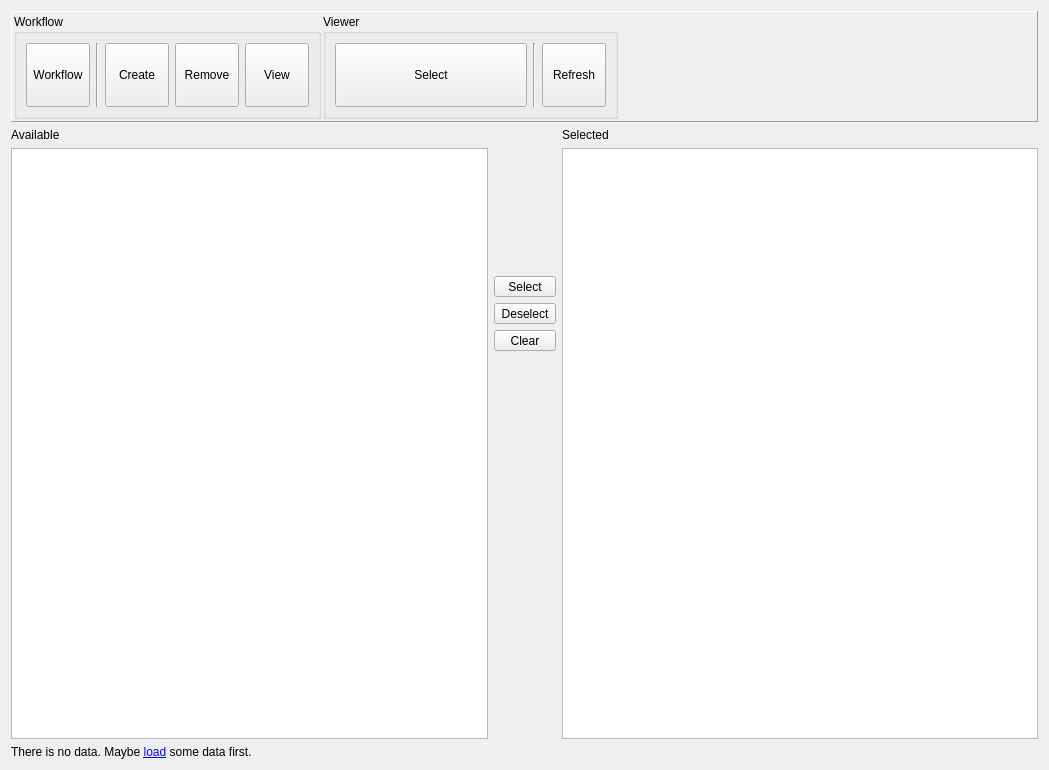
<?xml version="1.0" encoding="UTF-8"?>
<ui version="4.0">
 <class>Dialog</class>
 <widget class="QDialog" name="Dialog">
  <property name="geometry">
   <rect>
    <x>0</x>
    <y>0</y>
    <width>1049</width>
    <height>770</height>
   </rect>
  </property>
  <property name="windowTitle">
   <string>Dialog</string>
  </property>
  <layout class="QVBoxLayout" name="verticalLayout">
   <item>
    <widget class="QFrame" name="frame">
     <property name="frameShape">
      <enum>QFrame::Panel</enum>
     </property>
     <property name="frameShadow">
      <enum>QFrame::Raised</enum>
     </property>
     <layout class="QHBoxLayout" name="horizontalLayout">
      <property name="spacing">
       <number>2</number>
      </property>
      <property name="leftMargin">
       <number>2</number>
      </property>
      <property name="topMargin">
       <number>2</number>
      </property>
      <property name="rightMargin">
       <number>2</number>
      </property>
      <property name="bottomMargin">
       <number>2</number>
      </property>
      <item>
       <widget class="QGroupBox" name="GRP_WORKFLOW">
        <property name="title">
         <string>Workflow</string>
        </property>
        <layout class="QHBoxLayout" name="horizontalLayout_2">
         <item>
          <widget class="QToolButton" name="BTN_WORKFLOW">
           <property name="minimumSize">
            <size>
             <width>64</width>
             <height>64</height>
            </size>
           </property>
           <property name="maximumSize">
            <size>
             <width>64</width>
             <height>64</height>
            </size>
           </property>
           <property name="text">
            <string>Workflow</string>
           </property>
           <property name="icon">
            <iconset resource="../../../../../../intermake/intermake/hosts/frontends/gui_qt/designer/resource_files/resources.qrc">
             <normaloff>:/intermake/dropdown.svg</normaloff>:/intermake/dropdown.svg</iconset>
           </property>
           <property name="iconSize">
            <size>
             <width>32</width>
             <height>32</height>
            </size>
           </property>
           <property name="toolButtonStyle">
            <enum>Qt::ToolButtonTextUnderIcon</enum>
           </property>
          </widget>
         </item>
         <item>
          <widget class="Line" name="line_3">
           <property name="orientation">
            <enum>Qt::Vertical</enum>
           </property>
          </widget>
         </item>
         <item>
          <widget class="QToolButton" name="BTN_CREATE">
           <property name="minimumSize">
            <size>
             <width>64</width>
             <height>64</height>
            </size>
           </property>
           <property name="maximumSize">
            <size>
             <width>64</width>
             <height>64</height>
            </size>
           </property>
           <property name="text">
            <string>Create</string>
           </property>
           <property name="icon">
            <iconset resource="../resources/resources.qrc">
             <normaloff>:/groot/create.svg</normaloff>:/groot/create.svg</iconset>
           </property>
           <property name="iconSize">
            <size>
             <width>32</width>
             <height>32</height>
            </size>
           </property>
           <property name="toolButtonStyle">
            <enum>Qt::ToolButtonTextUnderIcon</enum>
           </property>
          </widget>
         </item>
         <item>
          <widget class="QToolButton" name="BTN_REMOVE">
           <property name="minimumSize">
            <size>
             <width>64</width>
             <height>64</height>
            </size>
           </property>
           <property name="maximumSize">
            <size>
             <width>64</width>
             <height>64</height>
            </size>
           </property>
           <property name="text">
            <string>Remove</string>
           </property>
           <property name="icon">
            <iconset resource="../resources/resources.qrc">
             <normaloff>:/groot/remove.svg</normaloff>:/groot/remove.svg</iconset>
           </property>
           <property name="iconSize">
            <size>
             <width>32</width>
             <height>32</height>
            </size>
           </property>
           <property name="toolButtonStyle">
            <enum>Qt::ToolButtonTextUnderIcon</enum>
           </property>
          </widget>
         </item>
         <item>
          <widget class="QToolButton" name="BTN_VIEW">
           <property name="minimumSize">
            <size>
             <width>64</width>
             <height>64</height>
            </size>
           </property>
           <property name="maximumSize">
            <size>
             <width>64</width>
             <height>64</height>
            </size>
           </property>
           <property name="text">
            <string>View</string>
           </property>
           <property name="icon">
            <iconset resource="../resources/resources.qrc">
             <normaloff>:/groot/view.svg</normaloff>:/groot/view.svg</iconset>
           </property>
           <property name="iconSize">
            <size>
             <width>32</width>
             <height>32</height>
            </size>
           </property>
           <property name="toolButtonStyle">
            <enum>Qt::ToolButtonTextUnderIcon</enum>
           </property>
          </widget>
         </item>
        </layout>
       </widget>
      </item>
      <item>
       <widget class="QGroupBox" name="groupBox_2">
        <property name="title">
         <string>Viewer</string>
        </property>
        <layout class="QHBoxLayout" name="horizontalLayout_3">
         <item>
          <widget class="QToolButton" name="BTN_CHANGE_SELECTION">
           <property name="minimumSize">
            <size>
             <width>192</width>
             <height>64</height>
            </size>
           </property>
           <property name="maximumSize">
            <size>
             <width>192</width>
             <height>64</height>
            </size>
           </property>
           <property name="toolTip">
            <string>&lt;html&gt;&lt;head/&gt;&lt;body&gt;&lt;p&gt;Switch to edge edit mode.&lt;/p&gt;&lt;/body&gt;&lt;/html&gt;</string>
           </property>
           <property name="statusTip">
            <string>Remove edge</string>
           </property>
           <property name="text">
            <string>Select</string>
           </property>
           <property name="icon">
            <iconset resource="../resources/resources.qrc">
             <normaloff>:/groot/check.svg</normaloff>:/groot/check.svg</iconset>
           </property>
           <property name="iconSize">
            <size>
             <width>32</width>
             <height>32</height>
            </size>
           </property>
           <property name="toolButtonStyle">
            <enum>Qt::ToolButtonTextBesideIcon</enum>
           </property>
          </widget>
         </item>
         <item>
          <widget class="Line" name="line_2">
           <property name="orientation">
            <enum>Qt::Vertical</enum>
           </property>
          </widget>
         </item>
         <item>
          <widget class="QToolButton" name="BTN_REFRESH">
           <property name="minimumSize">
            <size>
             <width>64</width>
             <height>64</height>
            </size>
           </property>
           <property name="maximumSize">
            <size>
             <width>64</width>
             <height>64</height>
            </size>
           </property>
           <property name="toolTip">
            <string>&lt;html&gt;&lt;head/&gt;&lt;body&gt;&lt;p&gt;Switch to edge edit mode.&lt;/p&gt;&lt;/body&gt;&lt;/html&gt;</string>
           </property>
           <property name="statusTip">
            <string>Remove edge</string>
           </property>
           <property name="text">
            <string>Refresh</string>
           </property>
           <property name="icon">
            <iconset resource="../resources/resources.qrc">
             <normaloff>:/groot/refresh.svg</normaloff>:/groot/refresh.svg</iconset>
           </property>
           <property name="iconSize">
            <size>
             <width>32</width>
             <height>32</height>
            </size>
           </property>
           <property name="toolButtonStyle">
            <enum>Qt::ToolButtonTextUnderIcon</enum>
           </property>
          </widget>
         </item>
        </layout>
       </widget>
      </item>
      <item>
       <spacer name="horizontalSpacer">
        <property name="orientation">
         <enum>Qt::Horizontal</enum>
        </property>
        <property name="sizeHint" stdset="0">
         <size>
          <width>40</width>
          <height>20</height>
         </size>
        </property>
       </spacer>
      </item>
     </layout>
    </widget>
   </item>
   <item>
    <layout class="QGridLayout" name="gridLayout">
     <item row="0" column="0">
      <widget class="QLabel" name="LBL_ALL">
       <property name="text">
        <string>Available</string>
       </property>
      </widget>
     </item>
     <item row="1" column="0">
      <widget class="QTreeWidget" name="LST_ALL">
       <attribute name="headerVisible">
        <bool>false</bool>
       </attribute>
       <column>
        <property name="text">
         <string notr="true">1</string>
        </property>
       </column>
      </widget>
     </item>
     <item row="1" column="1">
      <layout class="QVBoxLayout" name="verticalLayout_2">
       <item>
        <spacer name="verticalSpacer_2">
         <property name="orientation">
          <enum>Qt::Vertical</enum>
         </property>
         <property name="sizeType">
          <enum>QSizePolicy::Preferred</enum>
         </property>
         <property name="sizeHint" stdset="0">
          <size>
           <width>0</width>
           <height>128</height>
          </size>
         </property>
        </spacer>
       </item>
       <item>
        <widget class="QToolButton" name="BTN_SELECT">
         <property name="sizePolicy">
          <sizepolicy hsizetype="Minimum" vsizetype="Fixed">
           <horstretch>0</horstretch>
           <verstretch>0</verstretch>
          </sizepolicy>
         </property>
         <property name="text">
          <string>Select</string>
         </property>
         <property name="icon">
          <iconset resource="../resources/resources.qrc">
           <normaloff>:/groot/create.svg</normaloff>:/groot/create.svg</iconset>
         </property>
         <property name="toolButtonStyle">
          <enum>Qt::ToolButtonTextBesideIcon</enum>
         </property>
        </widget>
       </item>
       <item>
        <widget class="QToolButton" name="BTN_DESELECT">
         <property name="sizePolicy">
          <sizepolicy hsizetype="Minimum" vsizetype="Fixed">
           <horstretch>0</horstretch>
           <verstretch>0</verstretch>
          </sizepolicy>
         </property>
         <property name="text">
          <string>Deselect</string>
         </property>
         <property name="icon">
          <iconset resource="../resources/resources.qrc">
           <normaloff>:/groot/remove.svg</normaloff>:/groot/remove.svg</iconset>
         </property>
         <property name="toolButtonStyle">
          <enum>Qt::ToolButtonTextBesideIcon</enum>
         </property>
        </widget>
       </item>
       <item>
        <widget class="QToolButton" name="BTN_CLEAR">
         <property name="sizePolicy">
          <sizepolicy hsizetype="Minimum" vsizetype="Fixed">
           <horstretch>0</horstretch>
           <verstretch>0</verstretch>
          </sizepolicy>
         </property>
         <property name="text">
          <string>Clear</string>
         </property>
         <property name="icon">
          <iconset resource="../resources/resources.qrc">
           <normaloff>:/groot/select.svg</normaloff>:/groot/select.svg</iconset>
         </property>
         <property name="toolButtonStyle">
          <enum>Qt::ToolButtonTextBesideIcon</enum>
         </property>
        </widget>
       </item>
       <item>
        <spacer name="verticalSpacer">
         <property name="orientation">
          <enum>Qt::Vertical</enum>
         </property>
         <property name="sizeHint" stdset="0">
          <size>
           <width>0</width>
           <height>40</height>
          </size>
         </property>
        </spacer>
       </item>
      </layout>
     </item>
     <item row="1" column="2">
      <widget class="QTreeWidget" name="LST_SELECTED">
       <attribute name="headerVisible">
        <bool>false</bool>
       </attribute>
       <column>
        <property name="text">
         <string notr="true">1</string>
        </property>
       </column>
      </widget>
     </item>
     <item row="0" column="2">
      <widget class="QLabel" name="LBL_SELECTED">
       <property name="text">
        <string>Selected</string>
       </property>
      </widget>
     </item>
    </layout>
   </item>
   <item>
    <widget class="QLabel" name="LBL_NO_DATA_WARNING">
     <property name="text">
      <string>&lt;html&gt;&lt;head/&gt;&lt;body&gt;&lt;p&gt;There is no data. Maybe &lt;a href=&quot;action:view_open_file&quot;&gt;load&lt;/a&gt; some data first.&lt;/p&gt;&lt;/body&gt;&lt;/html&gt;</string>
     </property>
     <property name="style" stdset="0">
      <string>warning</string>
     </property>
    </widget>
   </item>
  </layout>
 </widget>
 <resources>
  <include location="../../../../../../intermake/intermake/hosts/frontends/gui_qt/designer/resource_files/resources.qrc"/>
  <include location="../resources/resources.qrc"/>
 </resources>
 <connections/>
</ui>
